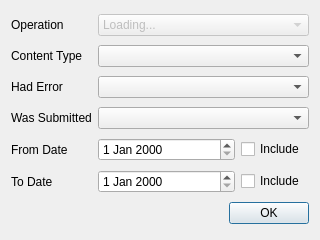
<?xml version="1.0" encoding="UTF-8"?>
<ui version="4.0">
 <class>EvidenceFilterForm</class>
 <widget class="QDialog" name="EvidenceFilterForm">
  <property name="geometry">
   <rect>
    <x>0</x>
    <y>0</y>
    <width>320</width>
    <height>240</height>
   </rect>
  </property>
  <property name="windowTitle">
   <string>Evidence Editor</string>
  </property>
  <layout class="QGridLayout" name="gridLayout">
   <item row="2" column="1">
    <widget class="QLabel" name="_hadErrorLabel">
     <property name="text">
      <string>Had Error</string>
     </property>
    </widget>
   </item>
   <item row="6" column="1" colspan="4">
    <widget class="QDialogButtonBox" name="buttonBox">
     <property name="orientation">
      <enum>Qt::Horizontal</enum>
     </property>
     <property name="standardButtons">
      <set>QDialogButtonBox::Ok</set>
     </property>
    </widget>
   </item>
   <item row="0" column="1">
    <widget class="QLabel" name="_operationLabel">
     <property name="text">
      <string>Operation</string>
     </property>
    </widget>
   </item>
   <item row="5" column="1">
    <widget class="QLabel" name="_toDateLabel">
     <property name="text">
      <string>To Date</string>
     </property>
    </widget>
   </item>
   <item row="5" column="2" colspan="2">
    <widget class="QDateEdit" name="toDateEdit"/>
   </item>
   <item row="4" column="2" colspan="2">
    <widget class="QDateEdit" name="fromDateEdit"/>
   </item>
   <item row="4" column="1">
    <widget class="QLabel" name="_fromDateLabel">
     <property name="text">
      <string>From Date</string>
     </property>
    </widget>
   </item>
   <item row="5" column="4">
    <widget class="QCheckBox" name="includeEndDateCheckBox">
     <property name="text">
      <string>Include</string>
     </property>
    </widget>
   </item>
   <item row="4" column="4">
    <widget class="QCheckBox" name="includeStartDateCheckBox">
     <property name="text">
      <string>Include</string>
     </property>
    </widget>
   </item>
   <item row="3" column="2" colspan="3">
    <widget class="QComboBox" name="submittedComboBox"/>
   </item>
   <item row="2" column="2" colspan="3">
    <widget class="QComboBox" name="erroredComboBox"/>
   </item>
   <item row="0" column="2" colspan="3">
    <widget class="QComboBox" name="operationComboBox">
     <property name="enabled">
      <bool>false</bool>
     </property>
     <item>
      <property name="text">
       <string>Loading...</string>
      </property>
     </item>
    </widget>
   </item>
   <item row="3" column="1">
    <widget class="QLabel" name="_wasSubmittedLabel">
     <property name="text">
      <string>Was Submitted</string>
     </property>
    </widget>
   </item>
   <item row="1" column="1">
    <widget class="QLabel" name="label">
     <property name="text">
      <string>Content Type</string>
     </property>
    </widget>
   </item>
   <item row="1" column="2" colspan="3">
    <widget class="QComboBox" name="contentTypeComboBox"/>
   </item>
  </layout>
 </widget>
 <resources/>
 <connections>
  <connection>
   <sender>buttonBox</sender>
   <signal>accepted()</signal>
   <receiver>EvidenceFilterForm</receiver>
   <slot>accept()</slot>
   <hints>
    <hint type="sourcelabel">
     <x>248</x>
     <y>254</y>
    </hint>
    <hint type="destinationlabel">
     <x>157</x>
     <y>274</y>
    </hint>
   </hints>
  </connection>
  <connection>
   <sender>buttonBox</sender>
   <signal>rejected()</signal>
   <receiver>EvidenceFilterForm</receiver>
   <slot>reject()</slot>
   <hints>
    <hint type="sourcelabel">
     <x>316</x>
     <y>260</y>
    </hint>
    <hint type="destinationlabel">
     <x>286</x>
     <y>274</y>
    </hint>
   </hints>
  </connection>
 </connections>
</ui>
